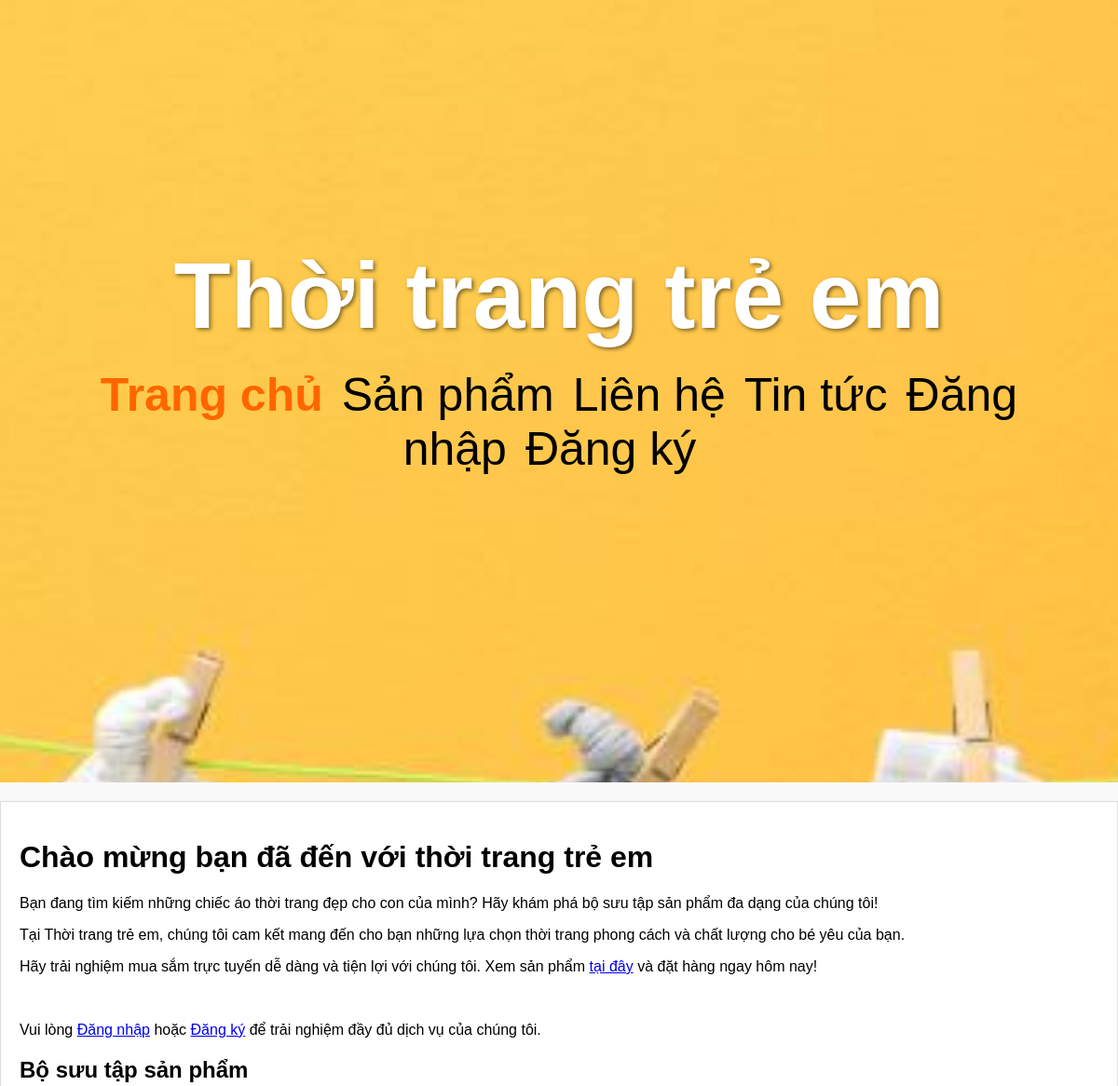
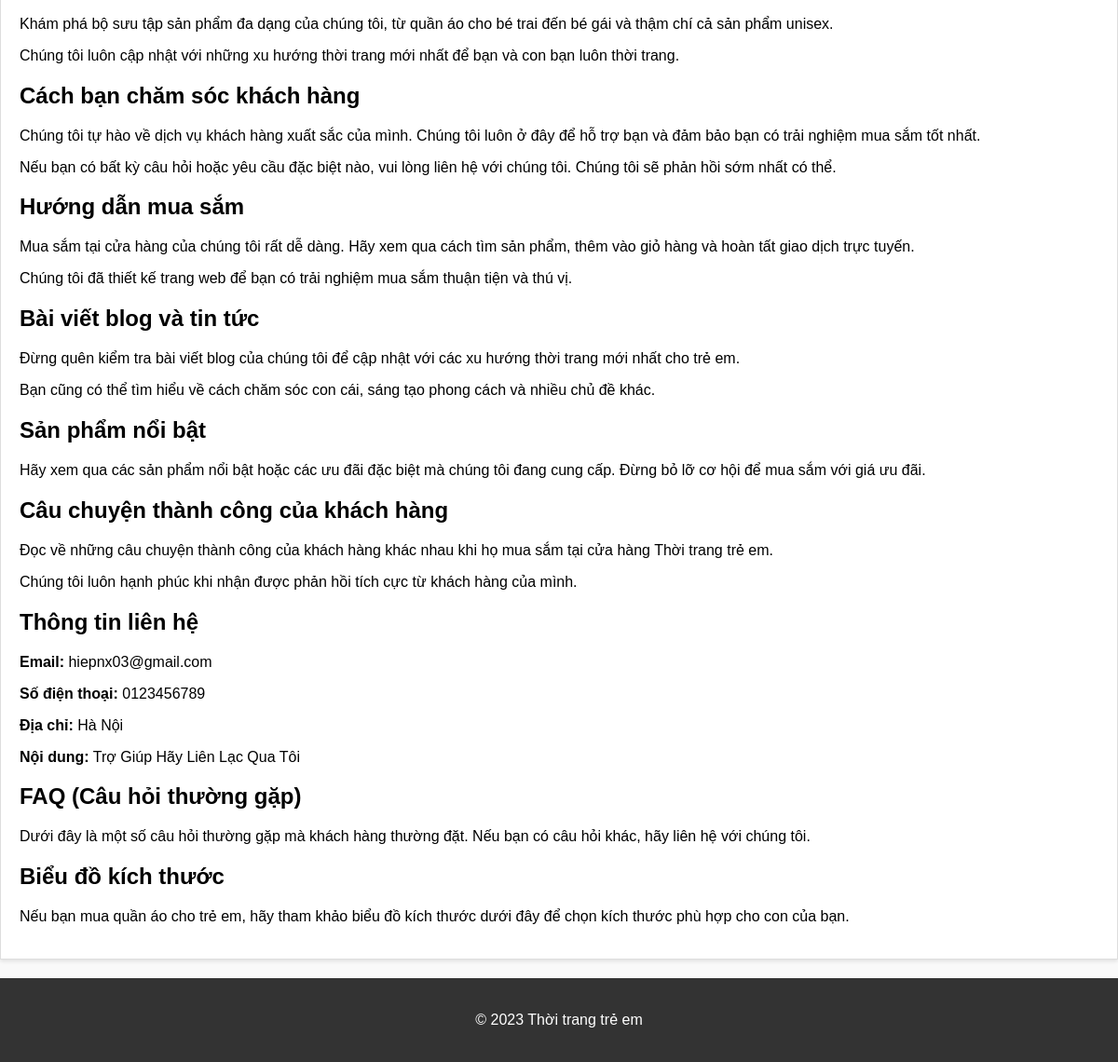
/php/welcome.php, run on the app's committed database (2 pictures, top to bottom).
### tables this page shows
CREATE TABLE `thongtinlienhe` (
  `id` int(11) NOT NULL,
  `ten_nguoi_lien_he` varchar(50) NOT NULL,
  `email` varchar(100) NOT NULL,
  `so_dien_thoai` varchar(15) DEFAULT NULL,
  `dia_chi` varchar(255) DEFAULT NULL,
  `noi_dung` text DEFAULT NULL,
  `ngay_gui` timestamp NOT NULL DEFAULT current_timestamp()
);

### php/welcome.php (the view, shortened to what this page needs)
<!DOCTYPE html>
<html lang="en">
<head>
    <link rel="stylesheet" href="/ULSA/baitaplon/css/style.css">
</head>
<body>
<header class="parallax-header">
    <h1 style="font-size: 100px;">Thời trang trẻ em</h1>
    <nav>
        <ul>
            <?php
            if (isset($_SESSION["username"])) {
                if (isset($_SESSION['access_level']) && $_SESSION['access_level'] === 'Quantri') {
                    echo '<li><a href="/ULSA/baitaplon/php/welcome.php" class="active">Trang chủ</a></li>';
                    echo '<li><a href="/ULSA/baitaplon/php/sell.php">Bán Hàng</a></li>';
                    echo '<li><a href="/ULSA/baitaplon/php/order.php">Đơn Hàng</a></li>';
                    echo '<li><a href="/ULSA/baitaplon/php/viewuser.php">Quản Lý Khách Hàng</a></li>';
                    echo '<li><a href="/ULSA/baitaplon/php/view_feedback.php">Góp Ý Khách Hàng</a></li>';
                    echo '<li><a href="/ULSA/baitaplon/php/quanlynews.php">Quản Lý Tin Tức</a></li>';
                    echo '<li><a href="/ULSA/baitaplon/php/editinfoweb.php">Chỉnh Sửa Web</a></li>';
                    echo '<li><a href="/ULSA/baitaplon/php/account.php">Tài Khoản</a></li>';
                } else {
                    echo '<li><a href="/ULSA/baitaplon/php/welcome.php" class="active">Trang chủ</a></li>';
                    echo '<li><a href="/ULSA/baitaplon/php/products.php">Sản phẩm</a></li>';
                    echo '<li><a href="/ULSA/baitaplon/php/contact.php">Liên hệ</a></li>';
                    echo '<li><a href="/ULSA/baitaplon/php/news.php">Tin tức</a></li>';
                    echo '<li><a href="/ULSA/baitaplon/php/addtocart.php">Giỏ hàng</a></li>';
                    echo '<li><a href="/ULSA/baitaplon/php/feedback.php">Góp ý</a></li>';
                    echo '<li><a href="/ULSA/baitaplon/php/account.php">Tài Khoản</a></li>';
                }
                echo '<li><a href="/ULSA/baitaplon/php/logout.php">Đăng xuất</a></li>';
            } else {
                echo '<li><a href="/ULSA/baitaplon/php/welcome.php" class="active">Trang chủ</a></li>';
                echo '<li><a href="/ULSA/baitaplon/php/products.php">Sản phẩm</a></li>';
                echo '<li><a href="/ULSA/baitaplon/php/contact.php">Liên hệ</a></li>';
                echo '<li><a href="/ULSA/baitaplon/php/news.php">Tin tức</a></li>';
                echo '<li><a href="/ULSA/baitaplon/php/login.php">Đăng nhập</a></li>';
                echo '<li><a href="/ULSA/baitaplon/php/register.php">Đăng ký</a></li>';
            }
            ?>
        </ul>
    </nav>
</header>
<main>
    <h1>Chào mừng <?php if (isset($_SESSION["username"])) {
            echo $_SESSION["username"] . ' đã quay trở lại';
        } else {
            echo 'bạn đã đến với thời trang trẻ em';
        }
        ?>
    </h1>
    <p>Bạn đang tìm kiếm những chiếc áo thời trang đẹp cho con của mình? Hãy khám phá bộ sưu tập sản phẩm đa dạng của
        chúng tôi!</p>
    <p>Tại Thời trang trẻ em, chúng tôi cam kết mang đến cho bạn những lựa chọn thời trang phong cách và chất lượng cho
        bé yêu của bạn.</p>
    <p>Hãy trải nghiệm mua sắm trực tuyến dễ dàng và tiện lợi với chúng tôi. Xem sản phẩm <a
                href="/ULSA/baitaplon/php/products.php">tại đây</a> và đặt hàng ngay hôm nay!</p>
    <?php
    if (isset($_SESSION["username"])) {
        echo '<p></p>';
    } else {
        echo '<br><p>Vui lòng <a href="/ULSA/baitaplon/php/login.php">Đăng nhập</a> hoặc <a href="/ULSA/baitaplon/php/register.php">Đăng ký</a> để trải nghiệm đầy đủ dịch vụ của chúng tôi.</p>';
    }
    ?>
    <section>
        <h2>Bộ sưu tập sản phẩm</h2>
        <p>Khám phá bộ sưu tập sản phẩm đa dạng của chúng tôi, từ quần áo cho bé trai đến bé gái và thậm chí cả sản phẩm
            unisex.</p>
        <p>Chúng tôi luôn cập nhật với những xu hướng thời trang mới nhất để bạn và con bạn luôn thời trang.</p>
    </section>
    <section>
        <h2>Cách bạn chăm sóc khách hàng</h2>
        <p>Chúng tôi tự hào về dịch vụ khách hàng xuất sắc của mình. Chúng tôi luôn ở đây để hỗ trợ bạn và đảm bảo bạn
            có trải nghiệm mua sắm tốt nhất.</p>
        <p>Nếu bạn có bất kỳ câu hỏi hoặc yêu cầu đặc biệt nào, vui lòng liên hệ với chúng tôi. Chúng tôi sẽ phản hồi
            sớm nhất có thể.</p>
    </section>
    <section>
        <h2>Hướng dẫn mua sắm</h2>
        <p>Mua sắm tại cửa hàng của chúng tôi rất dễ dàng. Hãy xem qua cách tìm sản phẩm, thêm vào giỏ hàng và hoàn tất
            giao dịch trực tuyến.</p>
        <p>Chúng tôi đã thiết kế trang web để bạn có trải nghiệm mua sắm thuận tiện và thú vị.</p>
    </section>
    <section>
        <h2>Bài viết blog và tin tức</h2>
        <p>Đừng quên kiểm tra bài viết blog của chúng tôi để cập nhật với các xu hướng thời trang mới nhất cho trẻ
            em.</p>
        <p>Bạn cũng có thể tìm hiểu về cách chăm sóc con cái, sáng tạo phong cách và nhiều chủ đề khác.</p>
    </section>
    <section>
        <h2>Sản phẩm nổi bật</h2>
        <p>Hãy xem qua các sản phẩm nổi bật hoặc các ưu đãi đặc biệt mà chúng tôi đang cung cấp. Đừng bỏ lỡ cơ hội để
            mua sắm với giá ưu đãi.</p>
    </section>
    <section>
        <h2>Câu chuyện thành công của khách hàng</h2>
        <p>Đọc về những câu chuyện thành công của khách hàng khác nhau khi họ mua sắm tại cửa hàng Thời trang trẻ
            em.</p>
        <p>Chúng tôi luôn hạnh phúc khi nhận được phản hồi tích cực từ khách hàng của mình.</p>
    </section>
    <section>
        <?php
        $servername = "127.0.0.1";
        $username = "root";
        $password = "";
        $dbname = "webthoitrang";
        $conn = new mysqli($servername, $username, $password, $dbname);
        $sql = "SELECT * FROM ThongTinLienHe";
        $result = $conn->query($sql);
        if ($result->num_rows > 0) {
            while ($row = $result->fetch_assoc()) {
                echo "<h2>Thông tin liên hệ</h2>";
                echo "<p><strong>Email:</strong> " . $row["email"] . "</p>";
                if (isset($row["so_dien_thoai"])) {
                    echo "<p><strong>Số điện thoại:</strong> " . $row["so_dien_thoai"] . "</p>";
                } else {
                    echo "<p>Số điện thoại không có sẵn.</p>";
                }
                echo "<p><strong>Địa chỉ:</strong> " . $row["dia_chi"] . "</p>";
                echo "<p><strong>Nội dung:</strong> " . $row["noi_dung"] . "</p>";
            }
        } else {
            echo "Không có thông tin liên hệ.";
        }
        ?>
    </section>
    <section>
        <h2>FAQ (Câu hỏi thường gặp)</h2>
        <p>Dưới đây là một số câu hỏi thường gặp mà khách hàng thường đặt. Nếu bạn có câu hỏi khác, hãy liên hệ với
            chúng tôi.</p>
    </section>
    <section>
        <h2>Biểu đồ kích thước</h2>
        <p>Nếu bạn mua quần áo cho trẻ em, hãy tham khảo biểu đồ kích thước dưới đây để chọn kích thước phù hợp cho con
            của bạn.</p>
    </section>
</main>
<footer>
    <p>&copy; 2023 Thời trang trẻ em</p>
</footer>
</body>
</html>

### css/style.css (style rules this page uses)
body { font-family: Arial, sans-serif; margin: 0; padding: 0; background-color: #f9f9f9; }
header { background-color: #333; color: #fff; text-align: center; padding: 20px 0; }
header h1 { margin: 0; font-size: 2rem; }
nav ul { list-style: none; padding: 0; margin-top: 20px; }
nav ul li { display: inline; margin-right: 20px; }
nav a { color: #fff; text-decoration: none; font-size: 1.2rem; }
main { max-width: 1200px; margin: 20px auto; padding: 20px; background-color: #fff; border: 1px solid #ddd; box-shadow: 0 2px 4px rgba(0, 0, 0, 0.1); }
footer { text-align: center; padding: 20px 0; background-color: #333; color: #fff; }
nav a { color: #fff; text-decoration: none; font-size: 1.2rem; transition: color 0.2s ease-in-out; }
nav a.active { font-weight: bold; color: #ff6600; }

### php/welcome.php (style rules this page uses)
.parallax-header { background-image: url('/ULSA/baitaplon/images/background-thoi-trang.jpg '); background-attachment: fixed; background-position: center; background-repeat: no-repeat; background-size: cover; height: 100vh; position: relative; background-color: #333; }
.parallax-header h1 { text-align: center; padding-top: 20%; font-size: 3rem; color: #fff; text-shadow: 2px 2px 4px rgba(0, 0, 0, 0.5); }
.parallax-header nav ul li a { font-size: 50px; }
.parallax-header a { color: black; }

### data on the page
thongtinlienhe: email "hiepnx03@gmail.com", so_dien_thoai "0123456789", dia_chi "Hà Nội", noi_dung "Trợ Giúp Hãy Liên Lạc Qua Tôi"
